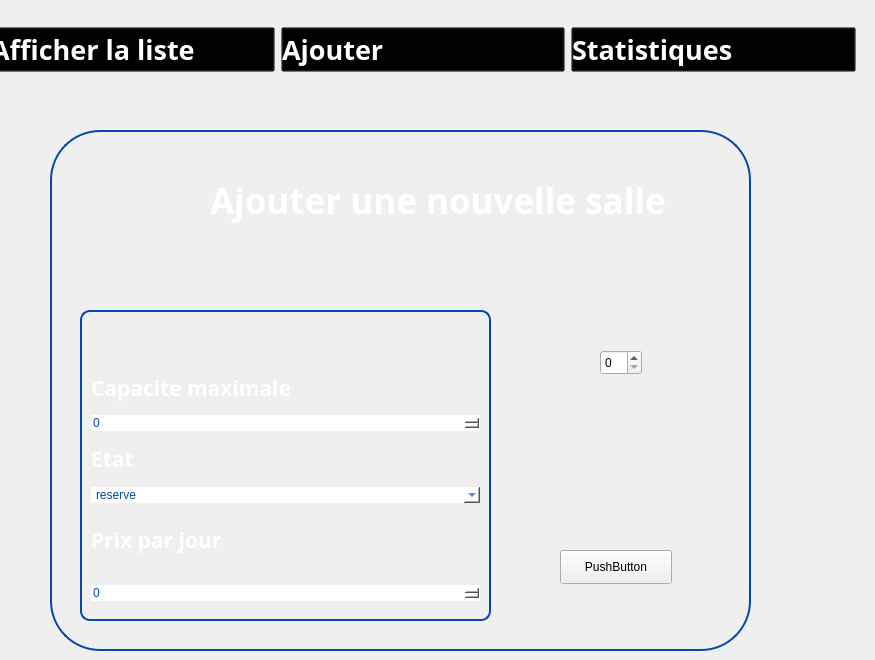
   <widget class="QWidget" name="ajoutsalle">
    <widget class="QGroupBox" name="groupBox_59">
     <property name="geometry">
      <rect>
       <x>50</x>
       <y>130</y>
       <width>701</width>
       <height>521</height>
      </rect>
     </property>
     <property name="styleSheet">
      <string notr="true">QGroupBox {
	border-radius:50px;
    border: 2px solid #0447AF; /* Red border */
}
</string>
     </property>
     <property name="title">
      <string/>
     </property>
     <widget class="QLabel" name="label_180">
      <property name="geometry">
       <rect>
        <x>190</x>
        <y>30</y>
        <width>51</width>
        <height>51</height>
       </rect>
      </property>
      <property name="text">
       <string/>
      </property>
      <property name="pixmap">
       <pixmap>../../Downloads/wetransfer_gestion-de-formations_2024-02-16_1550/icons/client.png</pixmap>
      </property>
      <property name="scaledContents">
       <bool>true</bool>
      </property>
     </widget>
     <widget class="QLabel" name="label_181">
      <property name="geometry">
       <rect>
        <x>160</x>
        <y>40</y>
        <width>671</width>
        <height>61</height>
       </rect>
      </property>
      <property name="font">
       <font>
        <family>Plus Jakarta Sans</family>
        <pointsize>26</pointsize>
        <weight>75</weight>
        <bold>true</bold>
       </font>
      </property>
      <property name="styleSheet">
       <string notr="true">color:white;
    background: transparent;
</string>
      </property>
      <property name="text">
       <string>Ajouter une nouvelle salle</string>
      </property>
     </widget>
     <widget class="QLabel" name="label_183">
      <property name="geometry">
       <rect>
        <x>70</x>
        <y>20</y>
        <width>81</width>
        <height>81</height>
       </rect>
      </property>
      <property name="text">
       <string/>
      </property>
      <property name="pixmap">
       <pixmap>:/Desktop/imageprojetcpp/gestion-de-projet.png</pixmap>
      </property>
      <property name="scaledContents">
       <bool>true</bool>
      </property>
     </widget>
     <widget class="QGroupBox" name="verticalGroupBox_12">
      <property name="geometry">
       <rect>
        <x>30</x>
        <y>180</y>
        <width>411</width>
        <height>311</height>
       </rect>
      </property>
      <property name="styleSheet">
       <string notr="true">	border-radius:10px;
color:white;</string>
      </property>
      <layout class="QVBoxLayout" name="verticalLayout_12">
       <item>
        <widget class="Line" name="line_83">
         <property name="orientation">
          <enum>Qt::Horizontal</enum>
         </property>
        </widget>
       </item>
       <item>
        <widget class="Line" name="line_84">
         <property name="orientation">
          <enum>Qt::Horizontal</enum>
         </property>
        </widget>
       </item>
       <item>
        <widget class="Line" name="line_85">
         <property name="orientation">
          <enum>Qt::Horizontal</enum>
         </property>
        </widget>
       </item>
       <item>
        <widget class="Line" name="line_86">
         <property name="orientation">
          <enum>Qt::Horizontal</enum>
         </property>
        </widget>
       </item>
       <item>
        <widget class="Line" name="line_87">
         <property name="orientation">
          <enum>Qt::Horizontal</enum>
         </property>
        </widget>
       </item>
       <item>
        <widget class="QLabel" name="label_189">
         <property name="font">
          <font>
           <family>Gill Sans MT</family>
           <pointsize>16</pointsize>
           <weight>75</weight>
           <bold>true</bold>
          </font>
         </property>
         <property name="styleSheet">
          <string notr="true">color:white;</string>
         </property>
         <property name="text">
          <string>Capacite maximale</string>
         </property>
        </widget>
       </item>
       <item>
        <widget class="QSpinBox" name="spinBoxsalle">
         <property name="styleSheet">
          <string notr="true">color:rgb(0,73,174);
background:white;</string>
         </property>
         <property name="maximum">
          <number>5000</number>
         </property>
         <property name="singleStep">
          <number>100</number>
         </property>
        </widget>
       </item>
       <item>
        <widget class="QLabel" name="label_187">
         <property name="font">
          <font>
           <family>Gill Sans MT</family>
           <pointsize>16</pointsize>
           <weight>75</weight>
           <bold>true</bold>
          </font>
         </property>
         <property name="styleSheet">
          <string notr="true">color:white;</string>
         </property>
         <property name="text">
          <string>Etat</string>
         </property>
        </widget>
       </item>
       <item>
        <widget class="QComboBox" name="comboBox_9">
         <property name="styleSheet">
          <string notr="true">color:rgb(0,73,174);
background:white;</string>
         </property>
         <item>
          <property name="text">
           <string>reserve</string>
          </property>
         </item>
         <item>
          <property name="text">
           <string>non reserve</string>
          </property>
         </item>
        </widget>
       </item>
       <item>
        <widget class="Line" name="line_88">
         <property name="orientation">
          <enum>Qt::Horizontal</enum>
         </property>
        </widget>
       </item>
       <item>
        <widget class="QLabel" name="label_188">
         <property name="font">
          <font>
           <family>Gill Sans MT</family>
           <pointsize>16</pointsize>
           <weight>75</weight>
           <bold>true</bold>
          </font>
         </property>
         <property name="styleSheet">
          <string notr="true">color:white;</string>
         </property>
         <property name="text">
          <string>Prix par jour</string>
         </property>
        </widget>
       </item>
       <item>
        <widget class="Line" name="line_89">
         <property name="orientation">
          <enum>Qt::Horizontal</enum>
         </property>
        </widget>
       </item>
       <item>
        <widget class="Line" name="line_90">
         <property name="orientation">
          <enum>Qt::Horizontal</enum>
         </property>
        </widget>
       </item>
       <item>
        <widget class="QSpinBox" name="doubleSpinBoxsalle">
         <property name="styleSheet">
          <string notr="true">color:rgb(0,73,174);
background:white;</string>
         </property>
         <property name="maximum">
          <number>5000</number>
         </property>
         <property name="singleStep">
          <number>100</number>
         </property>
        </widget>
       </item>
       <item>
        <widget class="Line" name="line_91">
         <property name="orientation">
          <enum>Qt::Horizontal</enum>
         </property>
        </widget>
       </item>
      </layout>
     </widget>
     <widget class="QPushButton" name="ajouter_salle">
      <property name="geometry">
       <rect>
        <x>510</x>
        <y>420</y>
        <width>112</width>
        <height>34</height>
       </rect>
      </property>
      <property name="text">
       <string>PushButton</string>
      </property>
     </widget>
     <widget class="QSpinBox" name="spinBoxsalle_temp">
      <property name="geometry">
       <rect>
        <x>550</x>
        <y>220</y>
        <width>42</width>
        <height>25</height>
       </rect>
      </property>
     </widget>
    </widget>
    <widget class="QWidget" name="horizontalLayoutWidget_17">
     <property name="geometry">
      <rect>
       <x>-10</x>
       <y>10</y>
       <width>866</width>
       <height>80</height>
      </rect>
     </property>
     <layout class="QHBoxLayout" name="horizontalLayout_22">
      <item>
       <widget class="QPushButton" name="pushButton_129">
        <property name="font">
         <font>
          <family>Gill Sans MT</family>
          <pointsize>20</pointsize>
          <weight>75</weight>
          <bold>true</bold>
         </font>
        </property>
        <property name="styleSheet">
         <string notr="true">QPushButton:hover {
    color: blue;
    background: transparent;
}

QPushButton {
    text-align: left;
    background: transparent;
    color: rgb(255,255,255);
}
</string>
        </property>
        <property name="text">
         <string>Afficher la liste</string>
        </property>
        <property name="icon">
         <iconset>
          <normaloff>../../Downloads/wetransfer_icons_2024-02-06_1419/icons/liste-de-controle.png</normaloff>../../Downloads/wetransfer_icons_2024-02-06_1419/icons/liste-de-controle.png</iconset>
        </property>
        <property name="iconSize">
         <size>
          <width>50</width>
          <height>46</height>
         </size>
        </property>
       </widget>
      </item>
      <item>
       <widget class="QPushButton" name="pushButton_130">
        <property name="font">
         <font>
          <family>Gill Sans MT</family>
          <pointsize>20</pointsize>
          <weight>75</weight>
          <bold>true</bold>
         </font>
        </property>
        <property name="styleSheet">
         <string notr="true">QPushButton:hover {
    color: blue;
    background: transparent;
}

QPushButton {
    text-align: left;
    background: transparent;
    color: rgb(255,255,255);
}
</string>
        </property>
        <property name="text">
         <string>Ajouter </string>
        </property>
        <property name="icon">
         <iconset>
          <normaloff>../../Downloads/wetransfer_icons_2024-02-06_1419/icons/image (3).png</normaloff>../../Downloads/wetransfer_icons_2024-02-06_1419/icons/image (3).png</iconset>
        </property>
        <property name="iconSize">
         <size>
          <width>50</width>
          <height>46</height>
         </size>
        </property>
       </widget>
      </item>
      <item>
       <widget class="QPushButton" name="pushButton_131">
        <property name="font">
         <font>
          <family>Gill Sans MT</family>
          <pointsize>20</pointsize>
          <weight>75</weight>
          <bold>true</bold>
         </font>
        </property>
        <property name="styleSheet">
         <string notr="true">QPushButton:hover {
    color: blue;
    background: transparent;
}

QPushButton {
    text-align: left;
    background: transparent;
    color: rgb(255,255,255);
}

</string>
        </property>
        <property name="text">
         <string>Statistiques</string>
        </property>
        <property name="icon">
         <iconset>
          <normaloff>../../Downloads/wetransfer_icons_2024-02-06_1419/icons/image (2).png</normaloff>../../Downloads/wetransfer_icons_2024-02-06_1419/icons/image (2).png</iconset>
        </property>
        <property name="iconSize">
         <size>
          <width>50</width>
          <height>46</height>
         </size>
        </property>
       </widget>
      </item>
     </layout>
    </widget>
   </widget>
